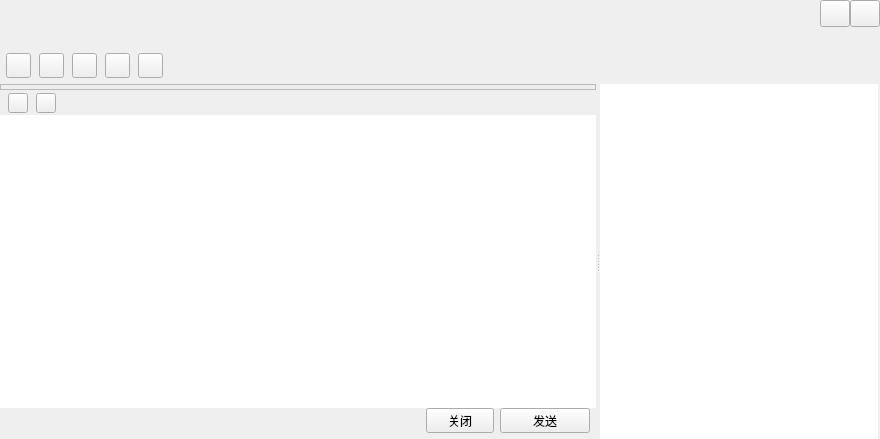
<?xml version="1.0" encoding="UTF-8"?>
<ui version="4.0">
 <class>TalkWindow</class>
 <widget class="QWidget" name="TalkWindow">
  <property name="geometry">
   <rect>
    <x>0</x>
    <y>0</y>
    <width>880</width>
    <height>439</height>
   </rect>
  </property>
  <property name="windowTitle">
   <string>TalkWindow</string>
  </property>
  <layout class="QVBoxLayout" name="verticalLayout_6">
   <property name="spacing">
    <number>0</number>
   </property>
   <property name="leftMargin">
    <number>0</number>
   </property>
   <property name="topMargin">
    <number>0</number>
   </property>
   <property name="rightMargin">
    <number>0</number>
   </property>
   <property name="bottomMargin">
    <number>0</number>
   </property>
   <item>
    <widget class="QWidget" name="titleWidget" native="true">
     <property name="sizePolicy">
      <sizepolicy hsizetype="Expanding" vsizetype="Fixed">
       <horstretch>0</horstretch>
       <verstretch>0</verstretch>
      </sizepolicy>
     </property>
     <property name="minimumSize">
      <size>
       <width>0</width>
       <height>84</height>
      </size>
     </property>
     <property name="maximumSize">
      <size>
       <width>16777215</width>
       <height>84</height>
      </size>
     </property>
     <property name="bottomskin" stdset="0">
      <bool>true</bool>
     </property>
     <layout class="QVBoxLayout" name="verticalLayout">
      <property name="spacing">
       <number>0</number>
      </property>
      <property name="leftMargin">
       <number>6</number>
      </property>
      <property name="topMargin">
       <number>0</number>
      </property>
      <property name="rightMargin">
       <number>0</number>
      </property>
      <property name="bottomMargin">
       <number>0</number>
      </property>
      <item>
       <layout class="QHBoxLayout" name="horizontalLayout">
        <property name="spacing">
         <number>0</number>
        </property>
        <item>
         <widget class="QLabel" name="nameLabel">
          <property name="sizePolicy">
           <sizepolicy hsizetype="Expanding" vsizetype="Fixed">
            <horstretch>0</horstretch>
            <verstretch>0</verstretch>
           </sizepolicy>
          </property>
          <property name="minimumSize">
           <size>
            <width>0</width>
            <height>27</height>
           </size>
          </property>
          <property name="maximumSize">
           <size>
            <width>16777215</width>
            <height>27</height>
           </size>
          </property>
          <property name="font">
           <font>
            <family>Agency FB</family>
            <pointsize>12</pointsize>
           </font>
          </property>
          <property name="text">
           <string/>
          </property>
         </widget>
        </item>
        <item>
         <widget class="QPushButton" name="sysmin">
          <property name="sizePolicy">
           <sizepolicy hsizetype="Fixed" vsizetype="Fixed">
            <horstretch>0</horstretch>
            <verstretch>0</verstretch>
           </sizepolicy>
          </property>
          <property name="minimumSize">
           <size>
            <width>30</width>
            <height>27</height>
           </size>
          </property>
          <property name="maximumSize">
           <size>
            <width>30</width>
            <height>27</height>
           </size>
          </property>
          <property name="focusPolicy">
           <enum>Qt::ClickFocus</enum>
          </property>
          <property name="toolTip">
           <string>最小化</string>
          </property>
          <property name="text">
           <string/>
          </property>
          <property name="iconSize">
           <size>
            <width>30</width>
            <height>30</height>
           </size>
          </property>
         </widget>
        </item>
        <item>
         <widget class="QPushButton" name="sysclose">
          <property name="sizePolicy">
           <sizepolicy hsizetype="Fixed" vsizetype="Fixed">
            <horstretch>0</horstretch>
            <verstretch>0</verstretch>
           </sizepolicy>
          </property>
          <property name="minimumSize">
           <size>
            <width>30</width>
            <height>27</height>
           </size>
          </property>
          <property name="maximumSize">
           <size>
            <width>30</width>
            <height>27</height>
           </size>
          </property>
          <property name="focusPolicy">
           <enum>Qt::ClickFocus</enum>
          </property>
          <property name="toolTip">
           <string>关闭</string>
          </property>
          <property name="text">
           <string/>
          </property>
          <property name="iconSize">
           <size>
            <width>30</width>
            <height>30</height>
           </size>
          </property>
         </widget>
        </item>
       </layout>
      </item>
      <item>
       <widget class="QLabel" name="signLabel">
        <property name="sizePolicy">
         <sizepolicy hsizetype="Expanding" vsizetype="Fixed">
          <horstretch>0</horstretch>
          <verstretch>0</verstretch>
         </sizepolicy>
        </property>
        <property name="minimumSize">
         <size>
          <width>0</width>
          <height>20</height>
         </size>
        </property>
        <property name="maximumSize">
         <size>
          <width>16777215</width>
          <height>20</height>
         </size>
        </property>
        <property name="text">
         <string/>
        </property>
       </widget>
      </item>
      <item>
       <widget class="QWidget" name="funWidget" native="true">
        <property name="sizePolicy">
         <sizepolicy hsizetype="Expanding" vsizetype="Expanding">
          <horstretch>0</horstretch>
          <verstretch>0</verstretch>
         </sizepolicy>
        </property>
        <property name="minimumSize">
         <size>
          <width>0</width>
          <height>34</height>
         </size>
        </property>
        <property name="maximumSize">
         <size>
          <width>16777215</width>
          <height>600</height>
         </size>
        </property>
        <layout class="QHBoxLayout" name="horizontalLayout_2">
         <property name="spacing">
          <number>8</number>
         </property>
         <property name="leftMargin">
          <number>0</number>
         </property>
         <property name="topMargin">
          <number>0</number>
         </property>
         <property name="rightMargin">
          <number>6</number>
         </property>
         <property name="bottomMargin">
          <number>0</number>
         </property>
         <item>
          <widget class="QPushButton" name="addtoolbtn">
           <property name="sizePolicy">
            <sizepolicy hsizetype="Fixed" vsizetype="Fixed">
             <horstretch>0</horstretch>
             <verstretch>0</verstretch>
            </sizepolicy>
           </property>
           <property name="minimumSize">
            <size>
             <width>25</width>
             <height>25</height>
            </size>
           </property>
           <property name="maximumSize">
            <size>
             <width>25</width>
             <height>25</height>
            </size>
           </property>
           <property name="text">
            <string/>
           </property>
           <property name="iconSize">
            <size>
             <width>16</width>
             <height>16</height>
            </size>
           </property>
           <property name="hasborder" stdset="0">
            <bool>true</bool>
           </property>
          </widget>
         </item>
         <item>
          <widget class="QPushButton" name="addhumanBtn">
           <property name="sizePolicy">
            <sizepolicy hsizetype="Fixed" vsizetype="Fixed">
             <horstretch>0</horstretch>
             <verstretch>0</verstretch>
            </sizepolicy>
           </property>
           <property name="minimumSize">
            <size>
             <width>25</width>
             <height>25</height>
            </size>
           </property>
           <property name="maximumSize">
            <size>
             <width>25</width>
             <height>25</height>
            </size>
           </property>
           <property name="text">
            <string/>
           </property>
           <property name="iconSize">
            <size>
             <width>16</width>
             <height>16</height>
            </size>
           </property>
           <property name="hasborder" stdset="0">
            <bool>true</bool>
           </property>
          </widget>
         </item>
         <item>
          <widget class="QPushButton" name="appBtn">
           <property name="sizePolicy">
            <sizepolicy hsizetype="Fixed" vsizetype="Fixed">
             <horstretch>0</horstretch>
             <verstretch>0</verstretch>
            </sizepolicy>
           </property>
           <property name="minimumSize">
            <size>
             <width>25</width>
             <height>25</height>
            </size>
           </property>
           <property name="maximumSize">
            <size>
             <width>25</width>
             <height>25</height>
            </size>
           </property>
           <property name="text">
            <string/>
           </property>
           <property name="iconSize">
            <size>
             <width>16</width>
             <height>16</height>
            </size>
           </property>
           <property name="hasborder" stdset="0">
            <bool>true</bool>
           </property>
          </widget>
         </item>
         <item>
          <widget class="QPushButton" name="videoBtn">
           <property name="sizePolicy">
            <sizepolicy hsizetype="Fixed" vsizetype="Fixed">
             <horstretch>0</horstretch>
             <verstretch>0</verstretch>
            </sizepolicy>
           </property>
           <property name="minimumSize">
            <size>
             <width>25</width>
             <height>25</height>
            </size>
           </property>
           <property name="maximumSize">
            <size>
             <width>25</width>
             <height>25</height>
            </size>
           </property>
           <property name="text">
            <string/>
           </property>
           <property name="iconSize">
            <size>
             <width>16</width>
             <height>16</height>
            </size>
           </property>
           <property name="hasborder" stdset="0">
            <bool>true</bool>
           </property>
          </widget>
         </item>
         <item>
          <widget class="QPushButton" name="toolsetBtn">
           <property name="sizePolicy">
            <sizepolicy hsizetype="Fixed" vsizetype="Fixed">
             <horstretch>0</horstretch>
             <verstretch>0</verstretch>
            </sizepolicy>
           </property>
           <property name="minimumSize">
            <size>
             <width>25</width>
             <height>25</height>
            </size>
           </property>
           <property name="maximumSize">
            <size>
             <width>25</width>
             <height>25</height>
            </size>
           </property>
           <property name="text">
            <string/>
           </property>
           <property name="iconSize">
            <size>
             <width>16</width>
             <height>16</height>
            </size>
           </property>
           <property name="hasborder" stdset="0">
            <bool>true</bool>
           </property>
          </widget>
         </item>
         <item>
          <spacer name="horizontalSpacer">
           <property name="orientation">
            <enum>Qt::Horizontal</enum>
           </property>
           <property name="sizeHint" stdset="0">
            <size>
             <width>700</width>
             <height>20</height>
            </size>
           </property>
          </spacer>
         </item>
        </layout>
       </widget>
      </item>
     </layout>
    </widget>
   </item>
   <item>
    <widget class="QSplitter" name="splitter">
     <property name="sizePolicy">
      <sizepolicy hsizetype="Expanding" vsizetype="Expanding">
       <horstretch>0</horstretch>
       <verstretch>0</verstretch>
      </sizepolicy>
     </property>
     <property name="orientation">
      <enum>Qt::Horizontal</enum>
     </property>
     <widget class="QSplitter" name="bodySplitter">
      <property name="sizePolicy">
       <sizepolicy hsizetype="Expanding" vsizetype="Expanding">
        <horstretch>0</horstretch>
        <verstretch>0</verstretch>
       </sizepolicy>
      </property>
      <property name="orientation">
       <enum>Qt::Vertical</enum>
      </property>
      <property name="handleWidth">
       <number>1</number>
      </property>
      <property name="childrenCollapsible">
       <bool>false</bool>
      </property>
      <widget class="QWidget" name="bodyWidget" native="true">
       <property name="sizePolicy">
        <sizepolicy hsizetype="Expanding" vsizetype="Expanding">
         <horstretch>0</horstretch>
         <verstretch>0</verstretch>
        </sizepolicy>
       </property>
       <layout class="QVBoxLayout" name="verticalLayout_4">
        <property name="spacing">
         <number>0</number>
        </property>
        <property name="leftMargin">
         <number>0</number>
        </property>
        <property name="topMargin">
         <number>0</number>
        </property>
        <property name="rightMargin">
         <number>0</number>
        </property>
        <property name="bottomMargin">
         <number>0</number>
        </property>
        <item>
         <widget class="QFrame" name="frameWidget">
          <property name="sizePolicy">
           <sizepolicy hsizetype="Expanding" vsizetype="Expanding">
            <horstretch>0</horstretch>
            <verstretch>0</verstretch>
           </sizepolicy>
          </property>
          <property name="frameShape">
           <enum>QFrame::StyledPanel</enum>
          </property>
          <property name="frameShadow">
           <enum>QFrame::Raised</enum>
          </property>
          <layout class="QVBoxLayout" name="verticalLayout_3">
           <property name="spacing">
            <number>0</number>
           </property>
           <property name="leftMargin">
            <number>0</number>
           </property>
           <property name="topMargin">
            <number>1</number>
           </property>
           <property name="rightMargin">
            <number>0</number>
           </property>
           <property name="bottomMargin">
            <number>1</number>
           </property>
           <item>
            <widget class="MsgWebView" name="msgWidget" native="true"/>
           </item>
          </layout>
         </widget>
        </item>
       </layout>
      </widget>
      <widget class="QWidget" name="bottomWidget" native="true">
       <property name="sizePolicy">
        <sizepolicy hsizetype="Expanding" vsizetype="Expanding">
         <horstretch>0</horstretch>
         <verstretch>0</verstretch>
        </sizepolicy>
       </property>
       <property name="minimumSize">
        <size>
         <width>0</width>
         <height>138</height>
        </size>
       </property>
       <property name="maximumSize">
        <size>
         <width>16777215</width>
         <height>400</height>
        </size>
       </property>
       <layout class="QVBoxLayout" name="verticalLayout_2">
        <property name="spacing">
         <number>0</number>
        </property>
        <property name="leftMargin">
         <number>0</number>
        </property>
        <property name="topMargin">
         <number>0</number>
        </property>
        <property name="rightMargin">
         <number>0</number>
        </property>
        <property name="bottomMargin">
         <number>0</number>
        </property>
        <item>
         <widget class="QWidget" name="moduleWidget" native="true">
          <property name="sizePolicy">
           <sizepolicy hsizetype="Expanding" vsizetype="Fixed">
            <horstretch>0</horstretch>
            <verstretch>0</verstretch>
           </sizepolicy>
          </property>
          <property name="minimumSize">
           <size>
            <width>0</width>
            <height>24</height>
           </size>
          </property>
          <property name="maximumSize">
           <size>
            <width>16777215</width>
            <height>24</height>
           </size>
          </property>
          <layout class="QHBoxLayout" name="horizontalLayout_3">
           <property name="spacing">
            <number>8</number>
           </property>
           <property name="leftMargin">
            <number>8</number>
           </property>
           <property name="topMargin">
            <number>0</number>
           </property>
           <property name="rightMargin">
            <number>8</number>
           </property>
           <property name="bottomMargin">
            <number>0</number>
           </property>
           <item>
            <widget class="QPushButton" name="faceBtn">
             <property name="sizePolicy">
              <sizepolicy hsizetype="Fixed" vsizetype="Fixed">
               <horstretch>0</horstretch>
               <verstretch>0</verstretch>
              </sizepolicy>
             </property>
             <property name="minimumSize">
              <size>
               <width>20</width>
               <height>20</height>
              </size>
             </property>
             <property name="maximumSize">
              <size>
               <width>20</width>
               <height>20</height>
              </size>
             </property>
             <property name="text">
              <string/>
             </property>
             <property name="iconSize">
              <size>
               <width>16</width>
               <height>16</height>
              </size>
             </property>
             <property name="hasborder" stdset="0">
              <bool>true</bool>
             </property>
            </widget>
           </item>
           <item>
            <widget class="QPushButton" name="fileopenBtn">
             <property name="sizePolicy">
              <sizepolicy hsizetype="Fixed" vsizetype="Fixed">
               <horstretch>0</horstretch>
               <verstretch>0</verstretch>
              </sizepolicy>
             </property>
             <property name="minimumSize">
              <size>
               <width>20</width>
               <height>20</height>
              </size>
             </property>
             <property name="maximumSize">
              <size>
               <width>20</width>
               <height>20</height>
              </size>
             </property>
             <property name="text">
              <string/>
             </property>
             <property name="iconSize">
              <size>
               <width>16</width>
               <height>16</height>
              </size>
             </property>
             <property name="hasborder" stdset="0">
              <bool>true</bool>
             </property>
            </widget>
           </item>
           <item>
            <spacer name="horizontalSpacer_2">
             <property name="orientation">
              <enum>Qt::Horizontal</enum>
             </property>
             <property name="sizeHint" stdset="0">
              <size>
               <width>519</width>
               <height>20</height>
              </size>
             </property>
            </spacer>
           </item>
          </layout>
         </widget>
        </item>
        <item>
         <widget class="QMsgTextEdit" name="textEdit">
          <property name="contextMenuPolicy">
           <enum>Qt::NoContextMenu</enum>
          </property>
          <property name="frameShape">
           <enum>QFrame::NoFrame</enum>
          </property>
         </widget>
        </item>
        <item>
         <layout class="QHBoxLayout" name="horizontalLayout_4">
          <property name="spacing">
           <number>6</number>
          </property>
          <property name="rightMargin">
           <number>6</number>
          </property>
          <property name="bottomMargin">
           <number>6</number>
          </property>
          <item>
           <spacer name="horizontalSpacer_3">
            <property name="orientation">
             <enum>Qt::Horizontal</enum>
            </property>
            <property name="sizeHint" stdset="0">
             <size>
              <width>388</width>
              <height>20</height>
             </size>
            </property>
           </spacer>
          </item>
          <item>
           <widget class="QToolButton" name="closeBtn">
            <property name="minimumSize">
             <size>
              <width>68</width>
              <height>24</height>
             </size>
            </property>
            <property name="text">
             <string>关闭</string>
            </property>
            <property name="titleskin" stdset="0">
             <bool>true</bool>
            </property>
           </widget>
          </item>
          <item>
           <widget class="QToolButton" name="sendBtn">
            <property name="minimumSize">
             <size>
              <width>90</width>
              <height>24</height>
             </size>
            </property>
            <property name="text">
             <string>发送</string>
            </property>
            <property name="titleskin" stdset="0">
             <bool>true</bool>
            </property>
           </widget>
          </item>
         </layout>
        </item>
       </layout>
      </widget>
     </widget>
     <widget class="QWidget" name="widget" native="true">
      <property name="sizePolicy">
       <sizepolicy hsizetype="Expanding" vsizetype="Expanding">
        <horstretch>0</horstretch>
        <verstretch>0</verstretch>
       </sizepolicy>
      </property>
      <property name="minimumSize">
       <size>
        <width>280</width>
        <height>0</height>
       </size>
      </property>
      <property name="maximumSize">
       <size>
        <width>280</width>
        <height>16777215</height>
       </size>
      </property>
      <layout class="QVBoxLayout" name="verticalLayout_5">
       <property name="spacing">
        <number>0</number>
       </property>
       <property name="leftMargin">
        <number>0</number>
       </property>
       <property name="topMargin">
        <number>0</number>
       </property>
       <property name="rightMargin">
        <number>0</number>
       </property>
       <property name="bottomMargin">
        <number>0</number>
       </property>
       <item>
        <widget class="QScrollArea" name="scrollArea">
         <property name="frameShape">
          <enum>QFrame::NoFrame</enum>
         </property>
         <property name="verticalScrollBarPolicy">
          <enum>Qt::ScrollBarAlwaysOff</enum>
         </property>
         <property name="horizontalScrollBarPolicy">
          <enum>Qt::ScrollBarAlwaysOff</enum>
         </property>
         <property name="widgetResizable">
          <bool>true</bool>
         </property>
         <widget class="QWidget" name="scrollAreaWidgetContents">
          <property name="geometry">
           <rect>
            <x>0</x>
            <y>0</y>
            <width>280</width>
            <height>355</height>
           </rect>
          </property>
          <property name="sizePolicy">
           <sizepolicy hsizetype="Expanding" vsizetype="Expanding">
            <horstretch>0</horstretch>
            <verstretch>0</verstretch>
           </sizepolicy>
          </property>
          <widget class="QTreeWidget" name="treeWidget">
           <property name="geometry">
            <rect>
             <x>0</x>
             <y>0</y>
             <width>278</width>
             <height>355</height>
            </rect>
           </property>
           <property name="frameShape">
            <enum>QFrame::NoFrame</enum>
           </property>
           <property name="horizontalScrollBarPolicy">
            <enum>Qt::ScrollBarAlwaysOff</enum>
           </property>
           <property name="editTriggers">
            <set>QAbstractItemView::AllEditTriggers</set>
           </property>
           <property name="indentation">
            <number>0</number>
           </property>
           <property name="headerHidden">
            <bool>true</bool>
           </property>
           <property name="expandsOnDoubleClick">
            <bool>false</bool>
           </property>
           <column>
            <property name="text">
             <string notr="true">1</string>
            </property>
           </column>
          </widget>
         </widget>
        </widget>
       </item>
      </layout>
     </widget>
    </widget>
   </item>
  </layout>
 </widget>
 <layoutdefault spacing="6" margin="11"/>
 <customwidgets>
  <customwidget>
   <class>QMsgTextEdit</class>
   <extends>QTextEdit</extends>
   <header location="global">qmsgtextedit.h</header>
  </customwidget>
  <customwidget>
   <class>MsgWebView</class>
   <extends>QWidget</extends>
   <header location="global">msgwebview.h</header>
   <container>1</container>
  </customwidget>
 </customwidgets>
 <resources/>
 <connections/>
</ui>
